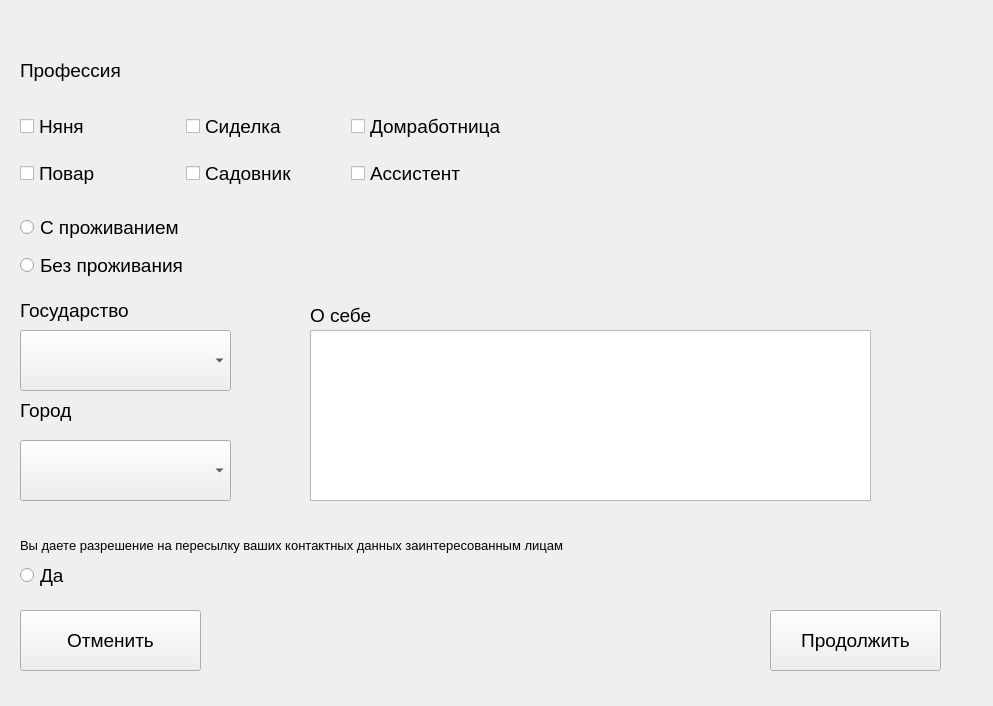
<?xml version="1.0" encoding="UTF-8"?>
<ui version="4.0">
 <class>MainWindow</class>
 <widget class="QMainWindow" name="MainWindow">
  <property name="geometry">
   <rect>
    <x>0</x>
    <y>0</y>
    <width>993</width>
    <height>706</height>
   </rect>
  </property>
  <property name="windowTitle">
   <string>MainWindow</string>
  </property>
  <widget class="QWidget" name="centralwidget">
   <widget class="QWidget" name="gridLayoutWidget">
    <property name="geometry">
     <rect>
      <x>20</x>
      <y>100</y>
      <width>491</width>
      <height>101</height>
     </rect>
    </property>
    <layout class="QGridLayout" name="gridLayout">
     <item row="0" column="0">
      <widget class="QCheckBox" name="checkBox">
       <property name="font">
        <font>
         <pointsize>14</pointsize>
        </font>
       </property>
       <property name="text">
        <string>Няня</string>
       </property>
       <attribute name="buttonGroup">
        <string notr="true">professions</string>
       </attribute>
      </widget>
     </item>
     <item row="0" column="1">
      <widget class="QCheckBox" name="checkBox_2">
       <property name="font">
        <font>
         <pointsize>14</pointsize>
        </font>
       </property>
       <property name="text">
        <string>Сиделка</string>
       </property>
       <attribute name="buttonGroup">
        <string notr="true">professions</string>
       </attribute>
      </widget>
     </item>
     <item row="0" column="2">
      <widget class="QCheckBox" name="checkBox_3">
       <property name="font">
        <font>
         <pointsize>14</pointsize>
        </font>
       </property>
       <property name="text">
        <string>Домработница</string>
       </property>
       <attribute name="buttonGroup">
        <string notr="true">professions</string>
       </attribute>
      </widget>
     </item>
     <item row="1" column="0">
      <widget class="QCheckBox" name="checkBox_4">
       <property name="font">
        <font>
         <pointsize>14</pointsize>
        </font>
       </property>
       <property name="text">
        <string>Повар</string>
       </property>
       <attribute name="buttonGroup">
        <string notr="true">professions</string>
       </attribute>
      </widget>
     </item>
     <item row="1" column="1">
      <widget class="QCheckBox" name="checkBox_5">
       <property name="font">
        <font>
         <pointsize>14</pointsize>
        </font>
       </property>
       <property name="text">
        <string>Садовник</string>
       </property>
       <attribute name="buttonGroup">
        <string notr="true">professions</string>
       </attribute>
      </widget>
     </item>
     <item row="1" column="2">
      <widget class="QCheckBox" name="checkBox_6">
       <property name="font">
        <font>
         <pointsize>14</pointsize>
        </font>
       </property>
       <property name="text">
        <string>Ассистент</string>
       </property>
       <attribute name="buttonGroup">
        <string notr="true">professions</string>
       </attribute>
      </widget>
     </item>
    </layout>
   </widget>
   <widget class="QWidget" name="verticalLayoutWidget">
    <property name="geometry">
     <rect>
      <x>20</x>
      <y>210</y>
      <width>211</width>
      <height>73</height>
     </rect>
    </property>
    <layout class="QVBoxLayout" name="verticalLayout">
     <item>
      <widget class="QRadioButton" name="radioButton_2">
       <property name="font">
        <font>
         <pointsize>14</pointsize>
        </font>
       </property>
       <property name="text">
        <string>С проживанием</string>
       </property>
      </widget>
     </item>
     <item>
      <widget class="QRadioButton" name="radioButton">
       <property name="font">
        <font>
         <pointsize>14</pointsize>
        </font>
       </property>
       <property name="text">
        <string>Без проживания</string>
       </property>
      </widget>
     </item>
    </layout>
   </widget>
   <widget class="QComboBox" name="comboBox">
    <property name="geometry">
     <rect>
      <x>20</x>
      <y>330</y>
      <width>211</width>
      <height>61</height>
     </rect>
    </property>
    <property name="font">
     <font>
      <pointsize>14</pointsize>
     </font>
    </property>
   </widget>
   <widget class="QComboBox" name="comboBox_2">
    <property name="geometry">
     <rect>
      <x>20</x>
      <y>440</y>
      <width>211</width>
      <height>61</height>
     </rect>
    </property>
    <property name="font">
     <font>
      <pointsize>14</pointsize>
     </font>
    </property>
   </widget>
   <widget class="QTextEdit" name="textEdit">
    <property name="geometry">
     <rect>
      <x>310</x>
      <y>330</y>
      <width>561</width>
      <height>171</height>
     </rect>
    </property>
   </widget>
   <widget class="QLabel" name="label">
    <property name="geometry">
     <rect>
      <x>310</x>
      <y>300</y>
      <width>91</width>
      <height>31</height>
     </rect>
    </property>
    <property name="font">
     <font>
      <pointsize>14</pointsize>
     </font>
    </property>
    <property name="text">
     <string>О себе</string>
    </property>
   </widget>
   <widget class="QLabel" name="label_2">
    <property name="geometry">
     <rect>
      <x>20</x>
      <y>50</y>
      <width>141</width>
      <height>41</height>
     </rect>
    </property>
    <property name="font">
     <font>
      <pointsize>14</pointsize>
     </font>
    </property>
    <property name="text">
     <string>Профессия</string>
    </property>
   </widget>
   <widget class="QLabel" name="label_3">
    <property name="geometry">
     <rect>
      <x>20</x>
      <y>280</y>
      <width>171</width>
      <height>61</height>
     </rect>
    </property>
    <property name="font">
     <font>
      <pointsize>14</pointsize>
     </font>
    </property>
    <property name="text">
     <string>Государство</string>
    </property>
   </widget>
   <widget class="QLabel" name="label_4">
    <property name="geometry">
     <rect>
      <x>20</x>
      <y>390</y>
      <width>111</width>
      <height>41</height>
     </rect>
    </property>
    <property name="font">
     <font>
      <pointsize>14</pointsize>
     </font>
    </property>
    <property name="text">
     <string>Город</string>
    </property>
   </widget>
   <widget class="QLabel" name="label_5">
    <property name="geometry">
     <rect>
      <x>20</x>
      <y>510</y>
      <width>951</width>
      <height>71</height>
     </rect>
    </property>
    <property name="font">
     <font>
      <pointsize>10</pointsize>
     </font>
    </property>
    <property name="text">
     <string>Вы даете разрешение на пересылку ваших контактных данных заинтересованным лицам</string>
    </property>
   </widget>
   <widget class="QRadioButton" name="radioButton_3">
    <property name="geometry">
     <rect>
      <x>20</x>
      <y>560</y>
      <width>111</width>
      <height>31</height>
     </rect>
    </property>
    <property name="font">
     <font>
      <pointsize>14</pointsize>
     </font>
    </property>
    <property name="text">
     <string>Да</string>
    </property>
   </widget>
   <widget class="QPushButton" name="pushButton">
    <property name="geometry">
     <rect>
      <x>770</x>
      <y>610</y>
      <width>171</width>
      <height>61</height>
     </rect>
    </property>
    <property name="font">
     <font>
      <pointsize>14</pointsize>
     </font>
    </property>
    <property name="text">
     <string>Продолжить</string>
    </property>
   </widget>
   <widget class="QPushButton" name="pushButton_2">
    <property name="geometry">
     <rect>
      <x>20</x>
      <y>610</y>
      <width>181</width>
      <height>61</height>
     </rect>
    </property>
    <property name="font">
     <font>
      <pointsize>14</pointsize>
     </font>
    </property>
    <property name="text">
     <string>Отменить</string>
    </property>
   </widget>
  </widget>
 </widget>
 <resources/>
 <connections/>
 <buttongroups>
  <buttongroup name="professions"/>
 </buttongroups>
</ui>
